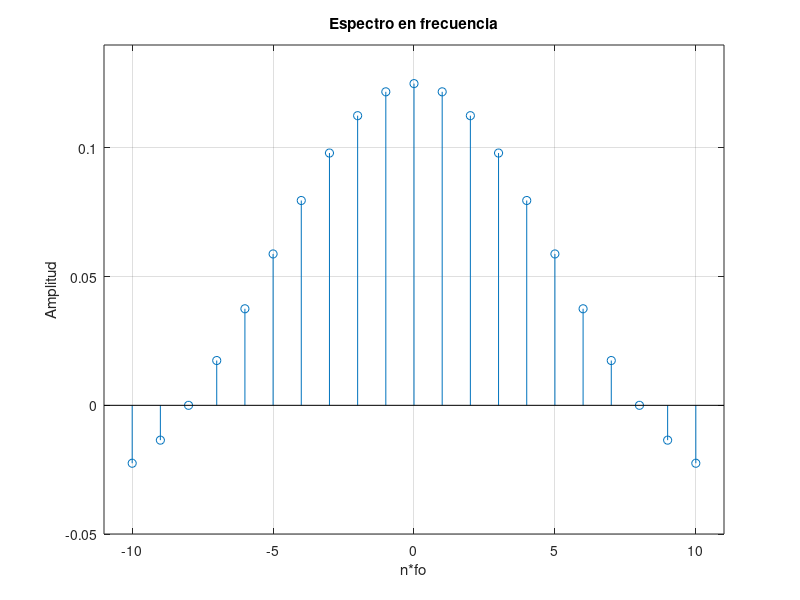

Recreate this plot in MATLAB.
fo=100e3;
A=1;
d=0.125;
R=50;
n=-10:10;
coeficientes=A*d*sinc(n*d);
potencia=(((coeficientes).^2)/100);

%Dado que el ciclo util es de 0.125, en el vector dbm, se ignoran los
%valores en las posiciones 19 y 3
dbm=10*log10(potencia/1e-3);

%Punto 2 c
dbm6=dbm-6;

stem(n,coeficientes)
title('Espectro en frecuencia')
xlabel('n*fo')
ylabel('Amplitud')
grid on
axis([-11 11 -0.05 0.14])
